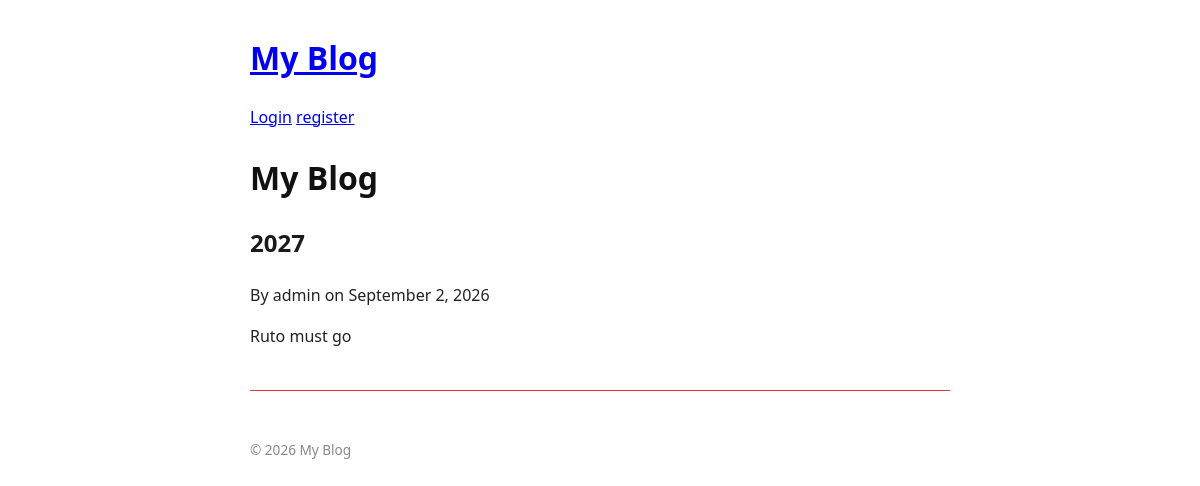
Page /blog/wantam/ on the earlier database version.
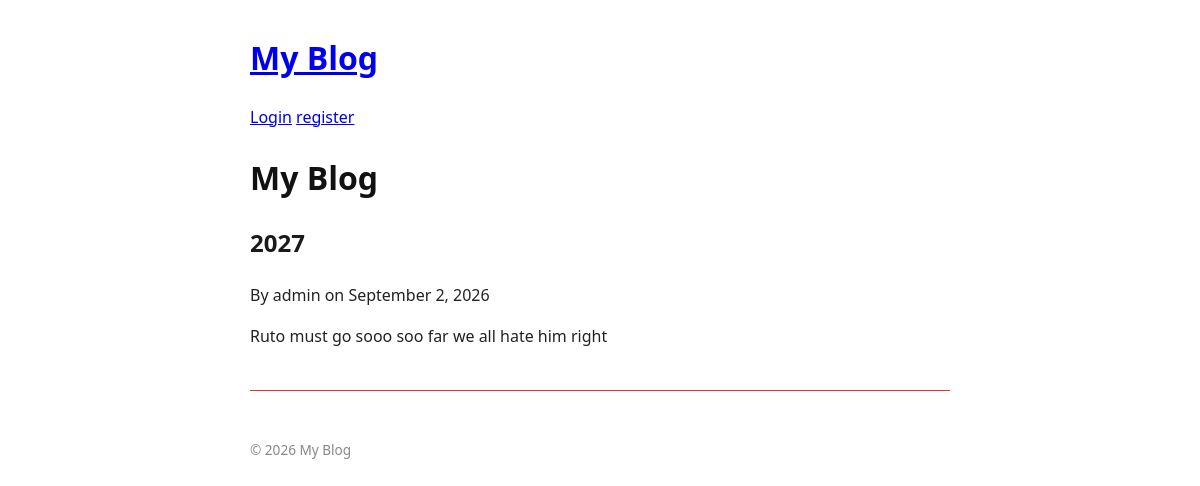
Same page on the later database version.
### blog/models.py (models this page shows)
class Post(models.Model):
    title = models.CharField(max_length=200)
    slug = models.SlugField(max_length=200, unique=True, help_text="A slug is a short label for something, containing only letters, numbers, underscores or hyphens. They’re generally used in URLs.")
    author = models.ForeignKey(User, on_delete=models.CASCADE, related_name='Posts')
    category = models.ForeignKey(Category, on_delete=models.SET_NULL, null=True, blank=True, related_name='posts')
    content = models.TextField()
    created_at = models.DateTimeField(auto_now_add=True)
    updated_at = models.DateTimeField(auto_now=True)
    published_at = models.DateTimeField(default=timezone.now)
    is_published = models.BooleanField(default=True)
    tags = models.ManyToManyField(Tag, blank=True, related_name='posts')
    image = models.ImageField(upload_to='post_images/', blank=True, null=True)

### blog/views.py (the view)
# urls.py: path('<slug:slug>/', views.post_detail, name='post_detail'),
def post_detail(request, slug):
  post = get_object_or_404(Post, slug=slug, is_published=True)
  return render(request, 'blog/post_detail.html', {'post': post})

### blog/templates/blog/post_detail.html (shortened to what this page needs)
{% extends 'blog/base.html' %} {% block title %}{{post.title}}{% endblock %}
{%block content %}
<article>
  <h2>{{ post.title }}</h2>
  <p>By {{post.author}} on {{post.published_at|date:"F j, Y"}}</p>
  <p>{{ post.content|linebreaks }}</p>
</article>
{% endblock %}

Differences in the rows shown:
changed Post "admin": content "Ruto must go" → "Ruto must go sooo soo far we all hate him right"
